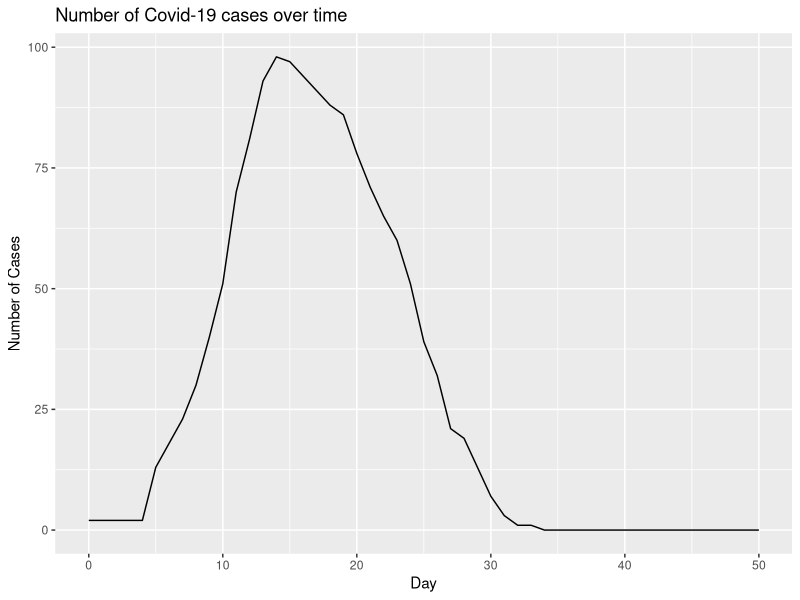
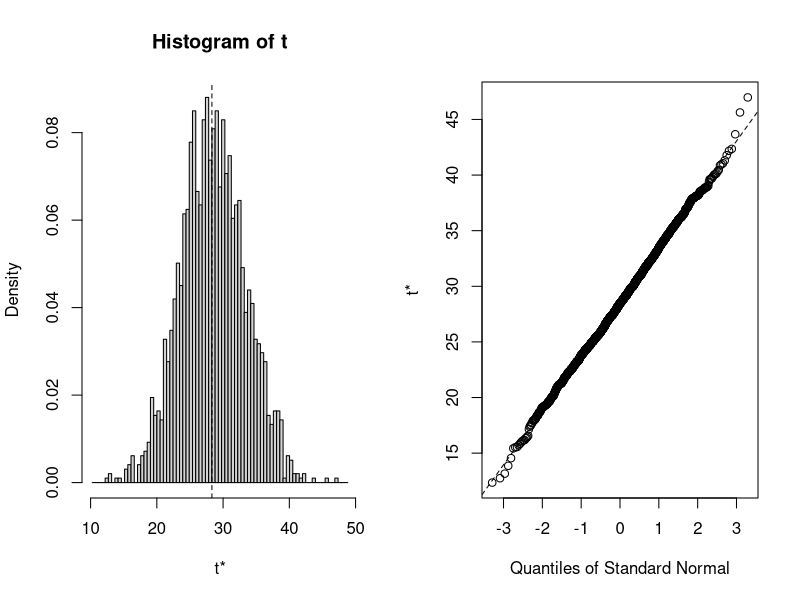

These figures' R source, in order:
## ---- chunk 1
knitr::opts_chunk$set(echo = TRUE)
#testing github
library(tidyverse)
library(ggplot2)
library(boot)
## ---- chunk 2
#create starting positions and state function
starting_vals <- function(num_subjects, I_0, x_dim, y_dim){
  
  #Infect I_0 many starting subjects
  subjects <- rep('S', num_subjects)
  infect <- sample(x = 1:num_subjects, size=I_0, replace=FALSE)
  subjects[infect] <- 'I'
  
  #Storage for x, y starting positions for the subjects
  start_x <- runif(n=num_subjects, min=0, max=x_dim)
  start_y <- runif(n=num_subjects, min=0, max=y_dim)
  
  inc_time <- rep(-1, num_subjects)
  rec_days <- rep(-1, num_subjects)
  
  #Put into a data frame
  df <- as.data.frame(cbind(as.numeric(start_x), as.numeric(start_y), subjects, rec_days, inc_time))
  colnames(df)[1] <- 'x'
  colnames(df)[2] <- 'y'
  colnames(df)[3] <- 'subjects'
  colnames(df)[4] <- 'incubation'
  colnames(df)[5] <- 'recovery'
  
  #Assign a recovery time to the infected subjects
  df[df[,3] == 'I', 5] <- rpois(I_0, 14)
  
  #Assign an incubation time to the infected subjects
  df[df[,3] == 'I', 4] <- rpois(I_0, 5)
  
  return(df)
}

#Random step length function
get_step_length <- function(df, x_dim, y_dim){
  step_lengths <- rnorm(n=nrow(df), mean=min(x_dim, y_dim)/4, sd=min(x_dim, y_dim)/12)
  return(step_lengths)
}

#Random step direction function
get_step_direction <- function(length_vec){
  direction <- runif(n=length(length_vec), min=0, max=2*pi)
}

#Get delta_x, delta_y
get_delts <- function(length_vec, direc_vec){
  delta_x <- length_vec * cos(direc_vec)
  delta_y <- length_vec * sin(direc_vec)
  return(cbind(delta_x, delta_y))
}

#Function for getting updated coordinates
update_coords <- function(og_df, delta_df){
  new_mx <- matrix(data=NA, nrow=nrow(og_df), ncol=5)
  new_df <- data.frame(new_mx)
  new_df[,1] <- as.numeric(og_df[,'x']) + delta_df[,'delta_x']
  new_df[,2] <- as.numeric(og_df[,'y']) + delta_df[,'delta_y']
  new_df[,3] <- og_df[,3]
  new_df[,4] <- og_df[,4]
  new_df[,5] <- og_df[,5]
  colnames(new_df) <- c('x', 'y', 'subjects', 'incubation', 'recovery')
  new_df
}

coord_checker <- function(og_df, new_df, x_dim, y_dim){
  baddies <- NULL
  for(i in 1:nrow(new_df)){
    if(as.numeric(new_df[i, 'x']) > x_dim | as.numeric(new_df[i, 'x']) < 0 | as.numeric(new_df[i, 'y']) > y_dim | as.numeric(new_df[i, 'y']) < 0){
      baddies <- append(baddies, i)
    }
  }
  
  if(is.null(baddies)){
    return(new_df)
  }else{
  new_step <- get_step_length(new_df[i,], x_dim, y_dim)
  new_direction <- get_step_direction(new_step)
  new_change <- get_delts(new_step, new_direction)
  new_df <- update_coords(og_df[baddies,], new_change)
  full_df <- rbind(new_df, og_df[-baddies,])
  return(coord_checker(og_df, full_df, x_dim, y_dim))
  }
}

#Function for deciding if infections occurred
infection_status <- function(state, mean_crit_dist){
  
  current_infected <- state[state[,3]=='I' & state[,4] <= 0,]
  current_suceptable <- state[state[,3]=='S',]
  current_removed <- state[state[,3]=='R',]
  current_non_contagious <- state[state[,3]=='I' & state[,4] > 0,]
  
  #store new infection status
  newly_infected <- NULL
  
  #Check to see which susceptible subjects get infected
  #For loop
  if(nrow(current_suceptable) != 0 & nrow(current_infected) != 0){
  for(i in 1:nrow(current_infected)){
    for(j in 1:nrow(current_suceptable)){
      x_i <- as.numeric(current_infected[i, 'x'])
      y_i <- as.numeric(current_infected[i, 'y'])
      x_s <- as.numeric(current_suceptable[j, 'x'])
      y_s <- as.numeric(current_suceptable[j, 'y'])
     
      
      crucial_distance <- rexp(1, 1/mean_crit_dist)
      
      
      d <- sqrt((x_i - x_s)^2 + (y_i - y_s)^2)
      if(d <= crucial_distance){
        newly_infected <- c(newly_infected, j)
      }

    }
  }
  
  current_suceptable[newly_infected, 3] <- 'I'
  #Give incubation time
  current_suceptable[newly_infected, 4] <- rpois(n=length(newly_infected), lambda = 5)
  #Give recovery time
  current_suceptable[newly_infected, 5] <- rpois(n=length(newly_infected), lambda = 14)
  
  new_state <- rbind(current_infected, current_suceptable, current_removed, current_non_contagious)
  return(new_state)
  }else{return(state)}
}

#simulation function
simulator <- function(days, num_subjects, x_dim, y_dim, I_0, inf_dist){
  initial_data <- starting_vals(num_subjects = num_subjects, x_dim=x_dim, y_dim=y_dim, I_0=I_0)
  end_day <- list()
  num_cases <- rep(NA, days)
  num_cases <- c(I_0, num_cases)
  num_new_cases <- rep(NA, days)
  
  for(i in 1:days){
    
    if(i == 1){
      step_size <- get_step_length(initial_data, x_dim, y_dim)
      direction <- get_step_direction(step_size)
      change <- get_delts(step_size, direction)
  
      updated_positions <- update_coords(initial_data, change)
      checked_positions <- coord_checker(og_df=initial_data, new_df=updated_positions, x_dim=x_dim, y_dim=y_dim)
      new_status <- infection_status(checked_positions, inf_dist)
      
      #recovery time code
      not_recovered <- new_status[as.numeric(new_status[, 5]) > 0, ]
      new_time <- as.numeric(not_recovered[, 5]) - 1
      not_recovered[, 5] <- new_time
      infected_0 <- new_status[as.numeric(new_status[, 5]) == 0, ]
      infected_0[, 3] <- rep('R', nrow(infected_0))
      not_infected = new_status[as.numeric(new_status[, 5]) < 0, ]
      new_status = rbind(not_recovered, infected_0, not_infected)
      
      #incubation time code
      infected_people <- new_status[new_status[,3] == 'I',]
      new_inc_time <- as.numeric(infected_people[,4]) - 1
      infected_people[,4] <- new_inc_time
      other_people <- new_status[new_status[,3] != 'I',]
      new_status <- rbind(infected_people, other_people)
      
      end_day[[i]] <- new_status
      
      #Calculate number of new cases
      num_cases[i+1] <- sum(new_status[,3]=='I')
      num_new_cases[i] <- sum(new_status[,3]=='I') - I_0
      
    }
    
    else{
      step_size <- get_step_length(initial_data, x_dim, y_dim)
      direction <- get_step_direction(step_size)
      change <- get_delts(step_size, direction)
  
      updated_positions <- update_coords(end_day[[i-1]], change)
      checked_positions <- coord_checker(og_df=end_day[[i-1]], new_df=updated_positions, x_dim=x_dim, y_dim=y_dim)
      new_status <- infection_status(checked_positions, inf_dist)
      
      not_recovered <- new_status[as.numeric(new_status[, 5]) > 0, ]
      new_time <- as.numeric(not_recovered[, 5]) - 1
      not_recovered[, 5] <- new_time
      infected_0 <- new_status[as.numeric(new_status[, 5]) == 0, ]
      infected_0[, 3] <- rep('R', nrow(infected_0))
      not_infected = new_status[as.numeric(new_status[, 5]) < 0, ]
      new_status = rbind(not_recovered, infected_0, not_infected)
      
      #incubation time code
      infected_people <- new_status[new_status[,3] == 'I',]
      new_inc_time <- as.numeric(infected_people[,4]) - 1
      infected_people[,4] <- new_inc_time
      other_people <- new_status[new_status[,3] != 'I',]
      new_status <- rbind(infected_people, other_people)

      
      end_day[[i]] <- new_status
      
      #Calculate number of new cases
      num_cases[i+1] <- sum(new_status[,3]=='I')
      num_new_cases[i] <- sum(new_status[,3]=='I') - num_cases[i-1]
  
    }
  }
  return(num_cases)
}

#Testing
df <- starting_vals(1000, 2, 1, 1)
len <- get_step_length(df, 1, 1)
dir <- get_step_direction(len)
delts <- get_delts(len, dir)
newdf <- update_coords(df, delts)
coords <- coord_checker(df, newdf, 1, 1)
coords
new_status <- infection_status(coords, 8)
new_status


set.seed(400)
n=50
y <- simulator(n,100,10,10,2,1)
x <- 0:n


ggplot() +
  geom_line(aes(x=x, y=y)) +
  xlab('Day') +
  ylab('Number of Cases') +
  ggtitle('Number of Covid-19 cases over time')
  

#bootstrap
mean_func <- function(daytuh, idx) {
  mean(daytuh[idx])
}

get_bootstrap_cis <- function(days, num_subjects, x_dim, y_dim, I_0, inf_dist, sample_size, ci_type='perc'){
  #Create data frame to store samples
  samps <- matrix(data=NA, nrow=sample_size, ncol=days + 1)
  samps <- data.frame(samps)
  
  #Create data frame to store confidence intervals
  ci_df <- matrix(data=NA, nrow=days + 1, ncol=2)
  ci_df <- data.frame(ci_df)
  
  for(i in 1:sample_size){
    samps[i, ] <- simulator(days, num_subjects, x_dim, y_dim, I_0, inf_dist)
  }
  
  for(i in 1:ncol(samps)){
    #Make sure column has more than one unique value
    check <- (length(unique(samps[ ,i])) != 1)
    if(check){
    boot_obj <- boot(samps[ ,i], mean_func, 2000)
    ci_obj <- boot.ci(boot_obj, conf = .95, type = ci_type)
    ci_df[i, ] <- c(ci_obj$percent[4], ci_obj$percent[5])
    }else{ci_df[i, ] <- c(samps[1, i], samps[1, i])}
  }
return(ci_df)
}

get_bootstrap_cis(days=50, num_subjects=100, x_dim=10, y_dim=10, I_0=2, inf_dist=1, sample_size=5)





daily_cases <- y
boot.case <- boot(daily_cases, mean_func, 2000)

plot(boot.case)

boot.ci(boot.case, conf = .95, type = c("perc", "basic", "norm", "bca"))


## ---- chunk 3
#reported monte carlo summary data
qd = c(0,25,50,75)
pos = c(99.3,99.2,98.7,92.7)
dncpv = c(69,53,46,33)
dncpt = c(26,32,43,42)
r0 = c(1.8,1.73,1.8,1.63)
mcsum = cbind(qd,pos,dncpv,dncpt,r0)
colnames(mcsum,c("Quarantine degree [%]",	"Percentage of size %",	"DNC peak value [cases]",	"DNC peaking time [days]",	"R0"))
mcsum
